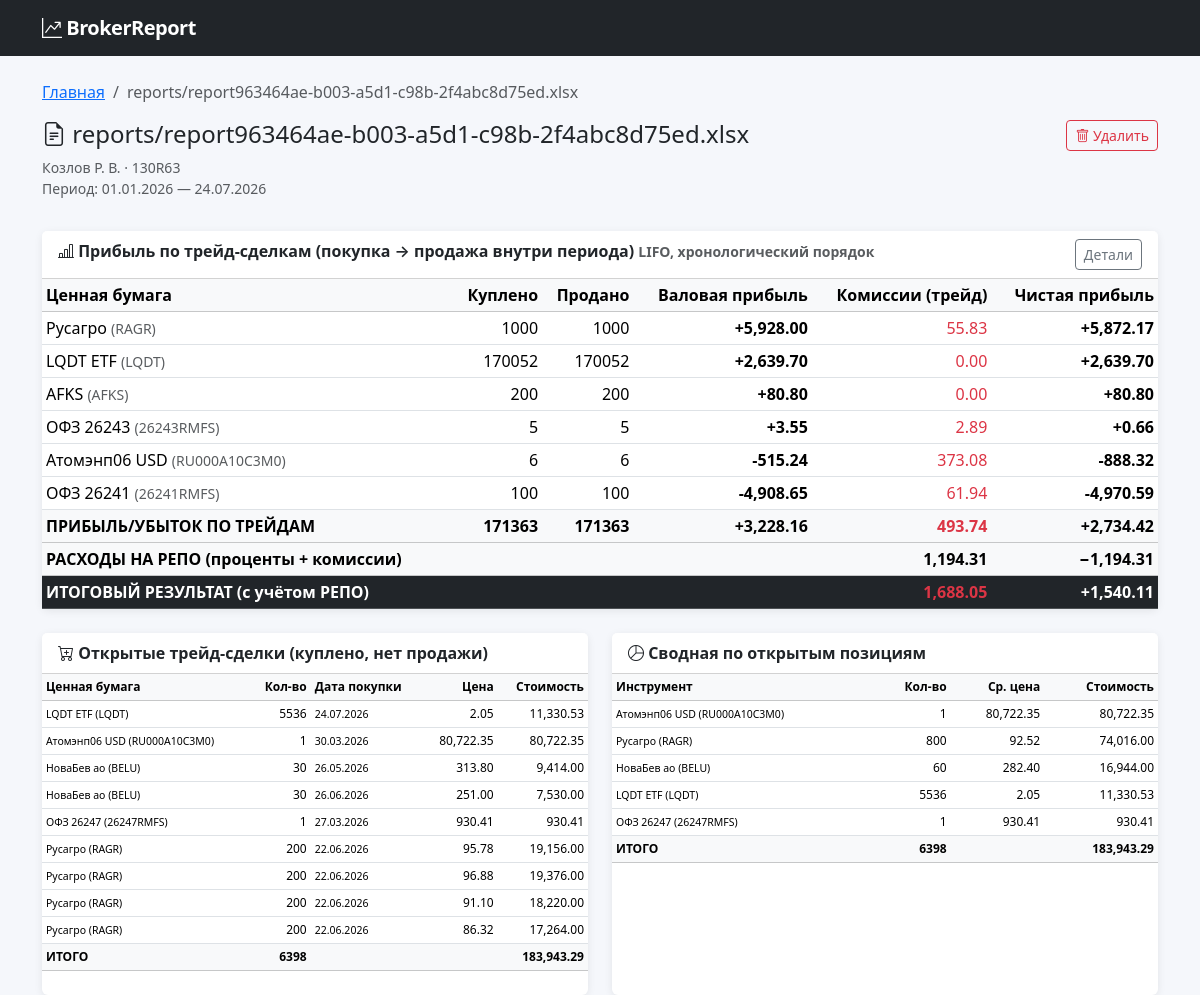
The app's page /report/9 with its own data.
### tables this page shows
CREATE TABLE report (
            id              INTEGER PRIMARY KEY AUTOINCREMENT,
            filename        TEXT NOT NULL,
            contract        TEXT,
            investor        TEXT,
            period_start    TEXT,
            period_end      TEXT,
            created_at      TEXT NOT NULL DEFAULT (datetime('now')),
            UNIQUE(filename)
        );

CREATE TABLE trade (
            id              INTEGER PRIMARY KEY AUTOINCREMENT,
            report_id       INTEGER NOT NULL REFERENCES report(id),
            trade_date      TEXT NOT NULL,
            settle_date     TEXT NOT NULL,
            trade_time      TEXT,
            security_name   TEXT NOT NULL,
            security_code   TEXT,
            currency        TEXT DEFAULT 'RUB',
            side            TEXT NOT NULL CHECK(side IN ('Покупка','Продажа')),
            quantity        INTEGER NOT NULL,
            price           REAL,
            amount          REAL NOT NULL,
            nkd             REAL DEFAULT 0,
            broker_fee      REAL DEFAULT 0,
            exchange_fee    REAL DEFAULT 0,
            deal_number     TEXT,
            comment         TEXT,
            status          TEXT
        , source TEXT NOT NULL DEFAULT 'report');

CREATE TABLE quik_trade (
            id              INTEGER PRIMARY KEY AUTOINCREMENT,
            trade_num       INTEGER,
            sec_code        TEXT NOT NULL,
            class_code      TEXT NOT NULL DEFAULT '',
            price           REAL NOT NULL,
            qty             INTEGER NOT NULL,
            value           REAL,
            accruedint      REAL DEFAULT 0,
            yield           REAL DEFAULT 0,
            settlecode      TEXT,
            reporate        REAL DEFAULT 0,
            repovalue       REAL DEFAULT 0,
            repo2value      REAL DEFAULT 0,
            repoterm        INTEGER DEFAULT 0,
            period          INTEGER DEFAULT 0,
            trade_date      TEXT,
            trade_time      TEXT,
            source          TEXT NOT NULL DEFAULT 'quik',
            created_at      TEXT NOT NULL DEFAULT (datetime('now', 'localtime')), side TEXT DEFAULT '', flags INTEGER DEFAULT 0, operation TEXT DEFAULT '', broker TEXT DEFAULT '',
            UNIQUE(source, trade_num)
        );

### app/app.py (the view)
@flask_app.route('/report/<int:report_id>', methods=['GET', 'POST'])
def report_view(report_id):
    if request.method == 'POST':
        delete_report(report_id)
        flash('Отчёт удалён', 'info')
        push_to_cloud()
        return redirect(url_for('index'))
    r = get_report_by_id(report_id)
    if not r:
        flash('Отчёт не найден', 'danger')
        return redirect(url_for('index'))
    profit = get_trade_profit(report_id)
    lots = get_trade_lots(report_id)
    open_trades = get_open_trades(report_id)
    instruments = get_instrument_summary(report_id)
    repo_total = get_repo_total(report_id)
    return render_template('report.html',
                           report=r,
                           profit=profit, lots=lots,
                           open_trades=open_trades,
                           instruments=instruments,
                           repo_total=repo_total)

### app/db.py (called while the page is built)
def _date_where(alias='trade', date_from=None, date_to=None):
    clauses = []
    params = []
    if date_from:
        clauses.append(f"substr({alias}.trade_date,7,4)||substr({alias}.trade_date,4,2)||substr({alias}.trade_date,1,2) >= ?")
        params.append(_norm_date(date_from))
    if date_to:
        clauses.append(f"substr({alias}.trade_date,7,4)||substr({alias}.trade_date,4,2)||substr({alias}.trade_date,1,2) <= ?")
        params.append(_norm_date(date_to))
    return clauses, params

def _source_where(alias='trade', broker=None):
    clauses = []
    params = []
    if broker and broker != 'all':
        clauses.append(f"{alias}.source=?")
        params.append(broker)
    return clauses, params

def get_connection():
    conn = sqlite3.connect(DB_PATH)
    conn.row_factory = sqlite3.Row
    conn.execute("PRAGMA journal_mode=WAL")
    conn.execute("PRAGMA foreign_keys=ON")
    return conn

def get_trade_lots(report_id=None, date_from=None, date_to=None, broker=None):
    lots, _ = _match_trades_lifo(report_id, date_from, date_to, broker)
    return lots

def get_open_trades(report_id=None, date_from=None, date_to=None, broker=None):
    _, unmatched = _match_trades_lifo(report_id, date_from, date_to, broker)
    merged = []
    for u in unmatched:
        key = (u['security_code'], u['buy_date'], u['buy_price'])
        if merged and (merged[-1]['security_code'], merged[-1]['buy_date'], merged[-1]['buy_price']) == key:
            merged[-1]['qty'] += u['qty']
            merged[-1]['total_cost'] = round(merged[-1]['qty'] * merged[-1]['buy_price'], 2)
            merged[-1]['fees'] = round(merged[-1]['fees'] + u['fees'], 2)
        else:
            merged.append(dict(u))
    quik_open = _get_quik_open_trades()
    for q in quik_open:
        existing = [m for m in merged if m['security_code'] == q['security_code']]
        if not existing:
            merged.append(q)
        else:
            merged.append(q)
    return merged

def get_report_by_id(report_id):
    conn = get_connection()
    row = conn.execute("SELECT * FROM report WHERE id=?", (report_id,)).fetchone()
    conn.close()
    return row

### app/templates/report.html (shortened to what this page needs)
{% extends "base.html" %}
{% block content %}
<nav aria-label="breadcrumb">
    <ol class="breadcrumb">
        <li class="breadcrumb-item"><a href="/">Главная</a></li>
        <li class="breadcrumb-item active">{{ report.filename }}</li>
    </ol>
</nav>
<div class="row mb-3">
    <div class="col">
        <h4><i class="bi bi-file-earmark-text"></i> {{ report.filename }}</h4>
        <p class="text-muted small mb-0">{{ report.investor }} · {{ report.contract }}</p>
        <p class="text-muted small">Период: {{ report.period_start }} — {{ report.period_end }}</p>
    </div>
    <div class="col-auto">
        <form method="post" onsubmit="return confirm('Удалить отчёт?')">
            <button class="btn btn-outline-danger btn-sm"><i class="bi bi-trash"></i> Удалить</button>
        </form>
    </div>
</div>
<div class="card">
    <div class="card-header bg-white">
        <i class="bi bi-bar-chart-line"></i> Прибыль по трейд-сделкам (покупка → продажа внутри периода)
        <small class="text-muted">LIFO, хронологический порядок</small>
        <button class="btn btn-sm btn-outline-secondary float-end" type="button" data-bs-toggle="collapse" data-bs-target="#profitDetail">
            Детали
        </button>
    </div>
    <div class="card-body p-0">
        {% if profit %}
        <table class="table table-sm table-hover mb-0">
            <thead class="table-light">
                <tr>
                    <th>Ценная бумага</th>
                    <th class="text-end">Куплено</th>
                    <th class="text-end">Продано</th>
                    <th class="text-end">Валовая прибыль</th>
                    <th class="text-end">Комиссии (трейд)</th>
                    <th class="text-end">Чистая прибыль</th>
                </tr>
            </thead>
            <tbody>
            {% for p in profit %}
                {% set net = p.net_profit %}
                <tr>
                    <td>{{ p.security_name }} <small class="text-muted">({{ p.security_code }})</small></td>
                    <td class="text-end">{{ p.buy_qty }}</td>
                    <td class="text-end">{{ p.sell_qty }}</td>
                    <td class="text-end {{ 'profit-positive' if p.gross_profit >= 0 else 'profit-negative' }}">
                        {{ '{:+,.2f}'.format(p.gross_profit) }}</td>
                    <td class="text-end text-danger">{{ '{:,.2f}'.format(p.total_fees) }}</td>
                    <td class="text-end {{ 'profit-positive' if net >= 0 else 'profit-negative' }} fw-bold">
                        {{ '{:+,.2f}'.format(net) }}
                    </td>
                </tr>
            {% endfor %}
            </tbody>
            <tfoot class="table-light fw-bold">
                {% set total_gross = profit | sum(attribute='gross_profit') %}
                {% set total_ftrade = profit | sum(attribute='total_fees') %}
                {% set total_net = profit | sum(attribute='net_profit') %}
                {% set repo_cost = repo_total.total %}
                <tr>
                    <td>ПРИБЫЛЬ/УБЫТОК ПО ТРЕЙДАМ</td>
                    <td class="text-end">{{ profit | sum(attribute='buy_qty') }}</td>
                    <td class="text-end">{{ profit | sum(attribute='sell_qty') }}</td>
                    <td class="text-end {{ 'profit-positive' if total_gross >= 0 else 'profit-negative' }}">
                        {{ '{:+,.2f}'.format(total_gross) }}</td>
                    <td class="text-end text-danger">{{ '{:,.2f}'.format(total_ftrade) }}</td>
                    <td class="text-end {{ 'profit-positive' if total_net >= 0 else 'profit-negative' }}">
                        {{ '{:+,.2f}'.format(total_net) }}
                    </td>
                </tr>
                <tr class="text-danger">
                    <td>РАСХОДЫ НА РЕПО (проценты + комиссии)</td>
                    <td></td><td></td><td></td>
                    <td class="text-end">{{ '{:,.2f}'.format(repo_cost) }}</td>
                    <td class="text-end">−{{ '{:,.2f}'.format(repo_cost) }}</td>
                </tr>
                <tr class="table-dark">
                    <td>ИТОГОВЫЙ РЕЗУЛЬТАТ (с учётом РЕПО)</td>
                    <td></td><td></td><td></td>
                    <td class="text-end text-danger">{{ '{:,.2f}'.format(total_ftrade + repo_cost) }}</td>
                    <td class="text-end {{ 'profit-positive' if (total_net - repo_cost) >= 0 else 'profit-negative' }}">
                        {{ '{:+,.2f}'.format(total_net - repo_cost) }}
                    </td>
                </tr>
            </tfoot>
        </table>
        {% else %}
        <div class="p-4 text-muted text-center">Нет трейд-сделок (покупка + продажа внутри периода).</div>
        {% endif %}
    </div>
</div>
<div class="row">
    <div class="col-md-6">
        <div class="card h-100">
            <div class="card-header bg-white"><i class="bi bi-cart-plus"></i> Открытые трейд-сделки (куплено, нет продажи)</div>
            <div class="card-body p-0">
                {% if open_trades %}
                <div class="table-responsive">
                    <table class="table table-sm table-hover mb-0" style="font-size:12px">
                        <thead class="table-light">
                            <tr><th>Ценная бумага</th><th class="text-end">Кол-во</th><th>Дата покупки</th><th class="text-end">Цена</th><th class="text-end">Стоимость</th></tr>
                        </thead>
                        <tbody>
                        {% for o in open_trades %}
                            <tr>
                                <td><small>{{ o.security_name }} ({{ o.security_code }})</small></td>
                                <td class="text-end">{{ o.qty }}</td>
                                <td><small>{{ o.buy_date }}</small></td>
                                <td class="text-end">{{ '{:,.2f}'.format(o.buy_price) }}</td>
                                <td class="text-end">{{ '{:,.2f}'.format(o.total_cost) }}</td>
                            </tr>
                        {% endfor %}
                        </tbody>
                        <tfoot class="table-light fw-bold">
                            <tr>
                                <td>ИТОГО</td>
                                <td class="text-end">{{ open_trades | sum(attribute='qty') }}</td>
                                <td></td>
                                <td></td>
                                <td class="text-end">{{ '{:,.2f}'.format(open_trades | sum(attribute='total_cost')) }}</td>
                            </tr>
                        </tfoot>
                    </table>
                </div>
                {% else %}
                <div class="p-4 text-muted text-center">Нет открытых трейд-сделок.</div>
                {% endif %}
            </div>
        </div>
    </div>
    <div class="col-md-6">
        <div class="card h-100">
            <div class="card-header bg-white"><i class="bi bi-pie-chart"></i> Сводная по открытым позициям</div>
            <div class="card-body p-0">
                {% if instruments %}
                <div class="table-responsive">
                    <table class="table table-sm table-hover mb-0" style="font-size:12px">
                        <thead class="table-light">
                            <tr>
                                <th>Инструмент</th>
                                <th class="text-end">Кол-во</th>
                                <th class="text-end">Ср. цена</th>
                                <th class="text-end">Стоимость</th>
                            </tr>
                        </thead>
                        <tbody>
                        {% for i in instruments %}
                            <tr>
                                <td><small>{{ i.security_name }} ({{ i.security_code }})</small></td>
                                <td class="text-end">{{ i.qty }}</td>
                                <td class="text-end">{{ '{:,.2f}'.format(i.avg_price) }}</td>
                                <td class="text-end">{{ '{:,.2f}'.format(i.total_cost) }}</td>
                            </tr>
                        {% endfor %}
                        </tbody>
                        <tfoot class="table-light fw-bold">
                            <tr>
                                <td>ИТОГО</td>
                                <td class="text-end">{{ instruments | sum(attribute='qty') }}</td>
                                <td></td>
                                <td class="text-end">{{ '{:,.2f}'.format(instruments | sum(attribute='total_cost')) }}</td>
                            </tr>
                        </tfoot>
                    </table>
                </div>
                {% else %}
                <div class="p-4 text-muted text-center">Нет данных.</div>
                {% endif %}
            </div>
        </div>
    </div>
</div>
{% endblock %}

### app/templates/base.html (shortened to what this page needs)
<!DOCTYPE html>
<html lang="ru">
<head>
    <link href="https://cdn.jsdelivr.net/npm/bootstrap@5.3.3/dist/css/bootstrap.min.css" rel="stylesheet">
    <link href="https://cdn.jsdelivr.net/npm/bootstrap-icons@1.11.3/font/bootstrap-icons.css" rel="stylesheet">
</head>
<body>
    <nav class="navbar navbar-expand-lg navbar-dark bg-dark mb-4">
        <div class="container">
            <a class="navbar-brand" href="/">
                <i class="bi bi-graph-up-arrow"></i> BrokerReport
            </a>
        </div>
    </nav>
    <div class="container">
        {% block content %}{% endblock %}
    </div>
</body>
</html>

### app/templates/base.html (style rules this page uses)
body { background: #f5f7fb; }
.card { box-shadow: 0 2px 8px rgba(0,0,0,.08); border: none; margin-bottom: 1.5rem; }
.card-header { font-weight: 600; }
.table th { white-space: nowrap; }
.profit-positive { color: #198754; font-weight: 600; }
.profit-negative { color: #dc3545; font-weight: 600; }
.table td, .table th { white-space: nowrap; }
.navbar-brand { font-weight: 700; letter-spacing: -.5px; }

### records on screen
report: filename "reports/report963464ae-b003-a5d1-c98b-2f4abc8d75ed.xlsx", investor "Козлов Р. В.", contract "130R63", period_start "01.01.2026", period_end "24.07.2026"
trade: security_name "Русагро", security_code "RAGR", buy_qty "1000", sell_qty "1000", gross_profit "+5,928.00", total_fees "55.83", net "+5,872.17", security_name "Русагро" "Русагро" "Русагро" "Русагро", security_code "RAGR" "RAGR" "RAGR" "RAGR", qty "800", avg_price "92.52", total_cost "74,016.00"
trade: security_name "LQDT ETF", security_code "LQDT", buy_qty "170052", sell_qty "170052", gross_profit "+2,639.70", total_fees "0.00", net "+2,639.70", security_name "LQDT ETF", security_code "LQDT", qty "5536", avg_price "2.05", total_cost "11,330.53"
quik_trade: security_name "AFKS", security_code "AFKS", buy_qty "200", sell_qty "200", gross_profit "+80.80", total_fees "0.00", net "+80.80"
trade: security_name "ОФЗ 26243", security_code "26243RMFS", buy_qty "5", sell_qty "5", gross_profit "+3.55", total_fees "2.89", net "+0.66"
trade: security_name "Атомэнп06 USD", security_code "RU000A10C3M0", buy_qty "6", sell_qty "6", gross_profit "-515.24", total_fees "373.08", net "-888.32", security_name "Атомэнп06 USD", security_code "RU000A10C3M0", qty "1", avg_price "80,722.35", total_cost "80,722.35"
trade: security_name "ОФЗ 26241", security_code "26241RMFS", buy_qty "100", sell_qty "100", gross_profit "-4,908.65", total_fees "61.94", net "-4,970.59"
trade: qty "5536", buy_date "24.07.2026"
trade: buy_date "30.03.2026"
trade: security_name "НоваБев ао" "НоваБев ао", security_code "BELU" "BELU", security_name "НоваБев ао", security_code "BELU", qty "60", avg_price "282.40", total_cost "16,944.00"
trade: buy_date "26.05.2026"
trade: buy_date "26.06.2026"
trade: security_name "ОФЗ 26247", security_code "26247RMFS", security_name "ОФЗ 26247", security_code "26247RMFS", qty "1", avg_price "930.41", total_cost "930.41"
trade: buy_date "27.03.2026"
trade: buy_date "22.06.2026"
trade: buy_date "22.06.2026"
trade: buy_date "22.06.2026"
trade: buy_date "22.06.2026"

### other values on screen
{{ profit | sum(attribute='buy_qty') }} "171363"
{{ profit | sum(attribute='sell_qty') }} "171363"
{{ '{:+,.2f}'.format(total_gross) }} "+3,228.16"
{{ '{:,.2f}'.format(total_ftrade) }} "493.74"
{{ '{:+,.2f}'.format(total_net) }} "+2,734.42"
{{ '{:,.2f}'.format(repo_cost) }} "1,194.31"
{{ '{:,.2f}'.format(total_ftrade + repo_cost) }} "1,688.05"
{{ '{:+,.2f}'.format(total_net - repo_cost) }} "+1,540.11"
{{ '{:,.2f}'.format(o.buy_price) }} "2.05" "80,722.35" "313.80" "251.00" "930.41" "95.78" "96.88" "91.10" "86.32"
{{ '{:,.2f}'.format(o.total_cost) }} "11,330.53" "80,722.35" "9,414.00" "7,530.00" "930.41" "19,156.00" "19,376.00" "18,220.00" "17,264.00"
{{ o.qty }} "1" "30" "30" "1" "200" "200" "200" "200"
{{ open_trades | sum(attribute='qty') }} "6398"
{{ '{:,.2f}'.format(open_trades | sum(attribute='total_cost')) }} "183,943.29"
{{ instruments | sum(attribute='qty') }} "6398"
{{ '{:,.2f}'.format(instruments | sum(attribute='total_cost')) }} "183,943.29"
